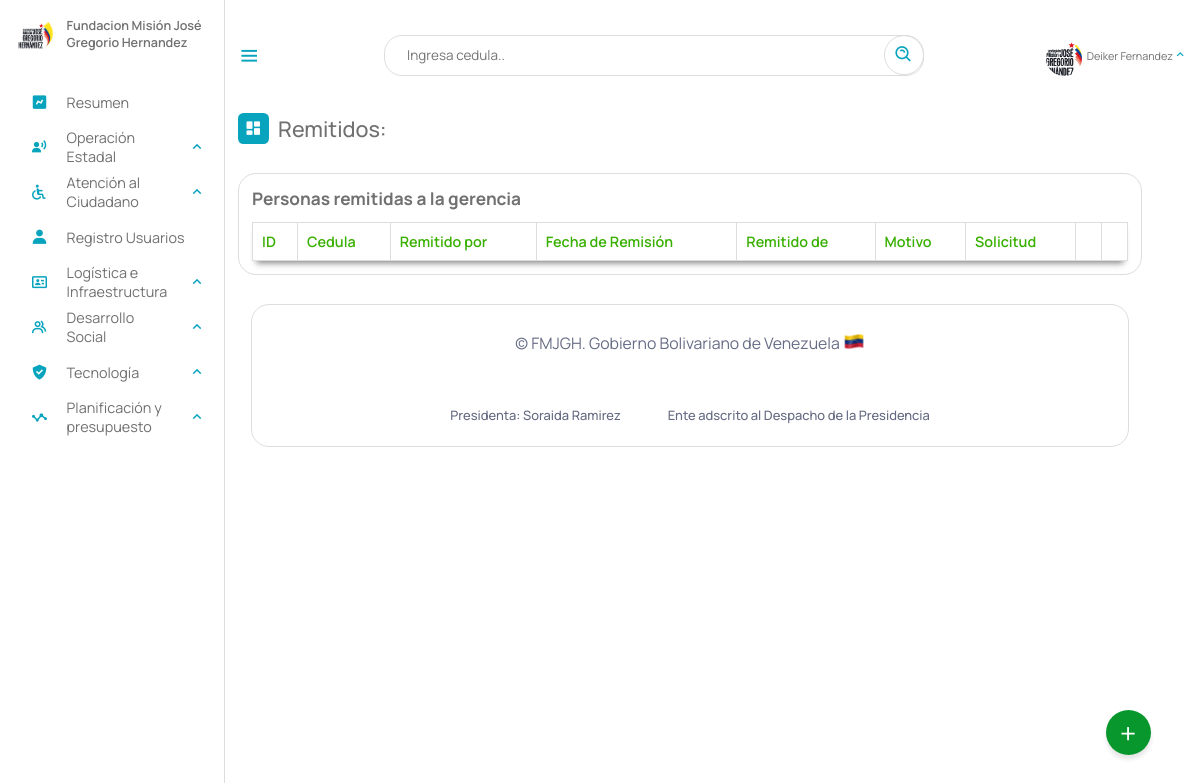
Page /Escritorio/01-remitidos_a.php (signed in) on the earlier database version.
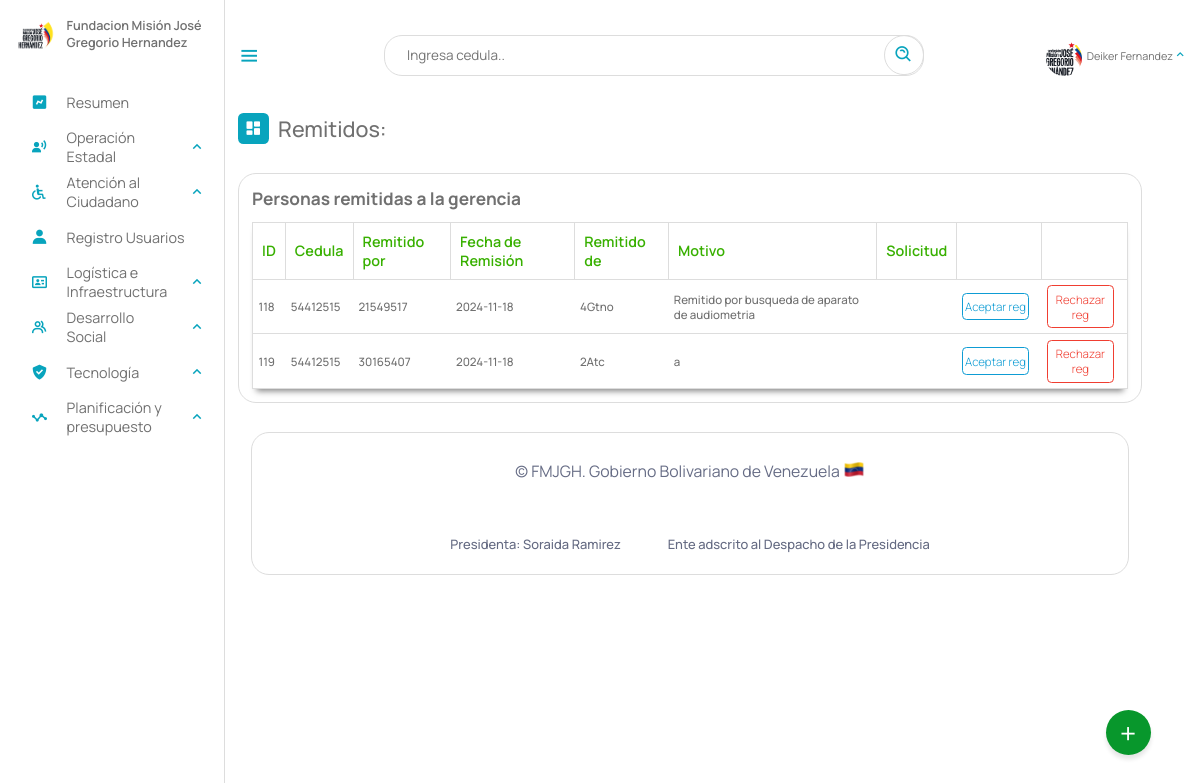
Same page on the later database version.
### tables this page shows
CREATE TABLE `remitidos` (
  `id` int(11) NOT NULL AUTO_INCREMENT,
  `cedula` int(12) NOT NULL,
  `departamento` varchar(5) NOT NULL,
  `coordinacion` varchar(12) DEFAULT NULL,
  `por` text NOT NULL,
  `gerencia_remitente` varchar(5) NOT NULL,
  `fecha` date NOT NULL,
  `motivo` text NOT NULL,
  `statu` text DEFAULT NULL,
  `informe` varchar(2048) DEFAULT NULL,
  `solicitud` text DEFAULT NULL,
  PRIMARY KEY (`id`),
  KEY `cedula` (`cedula`),
  KEY `departamento` (`departamento`),
  KEY `gerencia_remitente` (`gerencia_remitente`),
  KEY `coordinacion` (`coordinacion`),
  CONSTRAINT `remitidos_ibfk_1` FOREIGN KEY (`departamento`) REFERENCES `gerencia` (`id`) ON DELETE CASCADE ON UPDATE CASCADE,
  CONSTRAINT `remitidos_ibfk_2` FOREIGN KEY (`gerencia_remitente`) REFERENCES `gerencia` (`id`) ON DELETE CASCADE
);

### php/6-remitir.php (called while the page is built, shortened)
<?php
include_once("ManejadorBD.php");
class remitido extends ManejadorBD{
        private $departamento;
        private $cnn;
        public function __construct($tipoConexion){
            $this->cnn = parent::conectar($tipoConexion);
        }
		public function setdepartamento($departamento)
		{
		    $this->departamento = $departamento;
		}
		public function consultarTodosRemitidoss(){
			try{
				$stmt = $this->cnn->prepare("SELECT * FROM remitidos WHERE departamento = :departamento and statu IS NULL ");
				$stmt->setFetchMode(PDO::FETCH_ASSOC);
				$stmt->bindParam(':departamento', $this->departamento);
				$stmt->execute();
				return $stmt->fetchAll();
	        }catch(PDOException $error) {
				echo "Error: ejecutando consulta SQL.".$error->getMessage();
				exit();
	        }
		}
}

### php/ManejadorBD.php (called while the page is built, shortened)
<?php
	class ManejadorBD extends PDO {
		public $srv	= SRV;
		public $usr	= USR;
		public $pas	= PAS;
		public $dbn	= BDN;
		public function conectar($tipoConexion){
			try{
				switch ($tipoConexion) {
				    case 1:
				        $dsn = "mysql:host=$this->srv;dbname=$this->dbn";
				        break;
				}
				$dbh = new PDO($dsn, $this->usr, $this->pas);
    			$dbh->setAttribute(PDO::ATTR_ERRMODE, PDO::ERRMODE_EXCEPTION);
			}catch(PDOException $error){
                echo "Error al Conectar con la Base de Datos: ".$error->getMessage();
                exit();
			}
            $this->conexionBD = $dbh;
			return $this->conexionBD;
		}
	}
?>

### Escritorio/01-remitidos_a.php (the view, shortened to what this page needs)
<?php
include_once("partearriba.php");
?>
<link rel="stylesheet" type="text/css" href="https://cdn.datatables.net/1.11.3/css/jquery.dataTables.min.css">
<div class="dash-contenido">
    <div class="overview">
        <div class="titulo">
            <i class='bx bxs-dashboard'> </i>
            <span class="link-name">Remitidos: </span>
        </div>
    </div>
    <div class="tabla-atencion">
        <h2>Personas remitidas a la gerencia</h2>
        <table id="atencionE">
            <thead>
                <tr>
                    <th>ID</th>
                    <th>Cedula</th>
                    <th>Remitido por</th>
                    <th>Fecha de Remisión</th>
                    <th>Remitido de</th>
                    <th>Motivo</th>
                    <th>Solicitud</th>
                    <th></th>
                    <th></th>
                </tr>
            </thead>
            <tbody >
                <?php
                include_once("../php/6-remitir.php");
                $aten = new remitido(1);
                $aten->setdepartamento($gerencia);
                if($rol =="Superusuario" || $rol =="Administrador" || $rol =="coorA" || $gerencia =="2Atc"){
                    $consulta = $aten->consultarTodosRemitidoss();
                }else{
                    $aten->setcoordinacion($coordi);
                    $consulta = $aten->consultarTodosRemitidossXCoordinacion();
                }
                if ($consulta) {
                    foreach ($consulta as $registros) {
                ?>
                        <tr>
                            <td><?php echo $registros["id"] ?></td>
                            <td><?php echo $registros["cedula"] ?></td>
                            <td><?php echo $registros["por"] ?></td>
                            <td><?php echo $registros["fecha"] ?></td>
                            <td><?php echo $registros["gerencia_remitente"] ?></td>
                            <td><?php echo $registros["motivo"] ?></td>
                            <td><?php echo $registros["solicitud"] ?></td>
                            <td><a href="--aceptar_infraestructura.php?id=<?php echo  $registros["id"]; ?>" class="remitir" id="aceptar">Aceptar reg</a></td>
                            <td><a href="--rechazar_remitidos.php?id=<?php echo  $registros["id"]; ?>" class="eliminar" id="rechazar">Rechazar reg</a></td>
                        </tr>
                <?php
                    }
                }
                ?>
            </tbody>
        </table>
    </div>
</div>
<?php
include_once("parteabajo.php");
?>

Differences in the rows shown:
added remitidos: id "118", cedula "54412515", por "21549517", fecha "2024-11-18", gerencia_remitente "4Gtno", motivo "Remitido por busqueda de aparato de audiometria"
added remitidos: id "119", cedula "54412515", por "30165407", fecha "2024-11-18", gerencia_remitente "2Atc", motivo "a"
